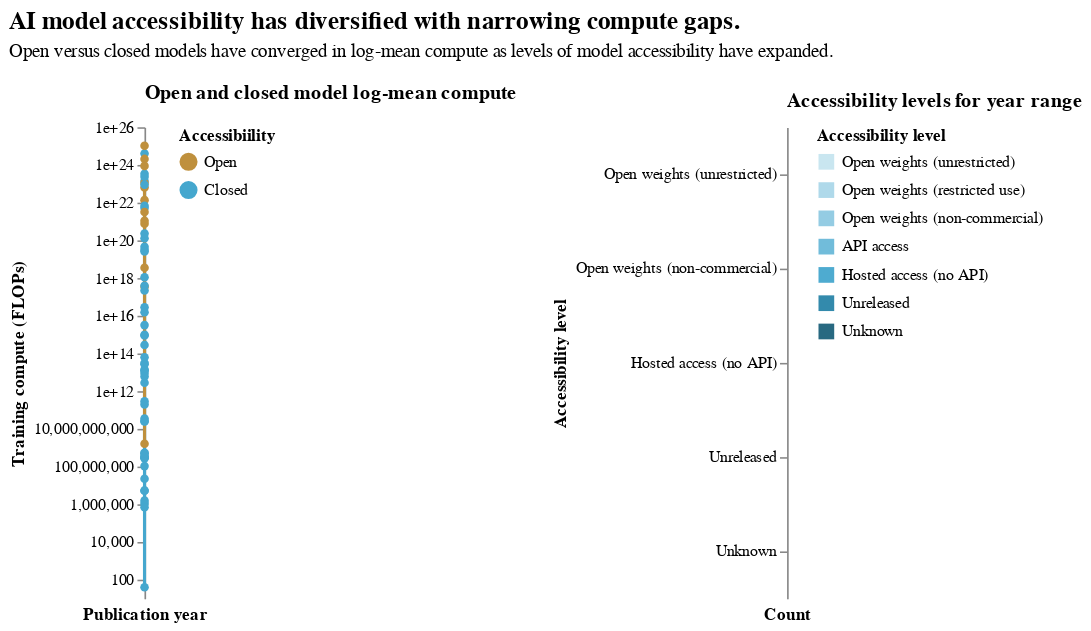

The specification (Vega-Lite) saved for this image:
### Vega-Lite specification from a JSON file in a GitHub repository (floating-point values rounded to 4 significant figures; data arrays with more than 128 entries replaced by an {"elided": "..."} marker saying what was removed)
{"config": {"view": {"continuousWidth": 300, "continuousHeight": 300}}, "hconcat": [{"mark": {"type": "line", "point": true}, "encoding": {"color": {"field": "access_group", "scale": {"domain": ["Open", "Closed"], "range": ["#BF903D", "#45A7CE"]}, "title": "Accessibiility", "type": "nominal"}, "tooltip": [{"field": "publication_date", "timeUnit": "year", "title": "Publication year", "type": "temporal"}, {"field": "access_group", "title": "Accessibility", "type": "nominal"}, {"aggregate": "mean", "field": "training_compute_(flop)", "title": "Log-mean compute", "type": "quantitative"}], "x": {"axis": {"format": "d"}, "field": "year", "title": "Publication year", "type": "quantitative"}, "y": {"aggregate": "mean", "field": "training_compute_(flop)", "scale": {"type": "log"}, "title": "Training compute (FLOPs)", "type": "quantitative"}}, "height": 300, "name": "view_10", "title": {"text": "Open and closed model log-mean compute", "anchor": "start", "frame": "group", "offset": 10}, "width": "container"}, {"layer": [{"mark": {"type": "bar"}, "encoding": {"color": {"field": "model_accessibility", "scale": {"domain": ["Open weights (unrestricted)", "Open weights (restricted use)", "Open weights (non-commercial)", "API access", "Hosted access (no API)", "Unreleased", "Unknown"], "range": ["#C7E5F0", "#ABD7E9", "#8FCAE2", "#6AB9D8", "#45A7CE", "#2984A8", "#1D617B"]}, "title": "Accessibility level", "type": "ordinal"}, "opacity": {"condition": [{"param": "param_4", "value": 0.95}], "value": 0.3}, "stroke": {"condition": {"param": "param_5", "value": "gray", "empty": false}, "value": "transparent"}, "strokeWidth": {"condition": {"param": "param_5", "value": 2, "empty": false}, "value": 0}, "tooltip": [{"aggregate": "count", "title": "Model count", "type": "quantitative"}], "x": {"aggregate": "count", "title": "Count", "type": "quantitative"}, "y": {"field": "model_accessibility", "sort": ["Open weights (unrestricted)", "Open weights (restricted use)", "Open weights (non-commercial)", "API access", "Hosted access (no API)", "Unreleased", "Unknown"], "title": "Accessibility level", "type": "ordinal"}}, "name": "view_9", "title": {"text": "Accessibility levels for year range", "anchor": "start", "frame": "group", "offset": 10}, "transform": [{"filter": {"param": "brush"}}]}, {"layer": [{"mark": {"type": "text", "align": "left", "baseline": "middle", "dx": -100, "dy": {"expr": "datum.line_index * 15 + 10"}}, "encoding": {"text": {"field": "model_and_compute", "type": "nominal"}, "y": {"field": "model_accessibility", "sort": ["Open weights (unrestricted)", "Open weights (restricted use)", "Open weights (non-commercial)", "API access", "Hosted access (no API)", "Unreleased", "Unknown"], "type": "ordinal"}}, "transform": [{"filter": {"param": "param_5", "empty": false}}, {"filter": {"param": "brush"}}, {"window": [{"op": "rank", "field": "-training_compute_(flop)", "as": "rank"}]}, {"filter": "(datum.rank <= 1)"}, {"calculate": "datum.rank - 1", "as": "line_index"}]}, {"mark": {"type": "text", "align": "left", "baseline": "top", "dx": -100, "dy": -10, "fontSize": 12, "fontWeight": "bold"}, "encoding": {"text": {"field": "title_text", "type": "nominal"}, "y": {"field": "model_accessibility", "sort": ["Open weights (unrestricted)", "Open weights (restricted use)", "Open weights (non-commercial)", "API access", "Hosted access (no API)", "Unreleased", "Unknown"], "type": "ordinal"}}, "transform": [{"filter": {"param": "param_5", "empty": false}}, {"filter": {"param": "brush"}}, {"window": [{"op": "rank", "field": "-training_compute_(flop)", "as": "rank"}]}, {"filter": "(datum.rank <= 1)"}, {"calculate": "\"Top model (compute) - \" + datum.year", "as": "title_text"}]}]}], "height": 300, "width": "container"}], "data": {"name": "data-200e30c290d570f26fbd5c3580158f33"}, "params": [{"name": "brush", "select": {"type": "interval", "encodings": ["x"]}, "value": {"x": [2006, 2016]}, "views": ["view_10", "view_9"]}, {"name": "param_4", "select": {"type": "point", "fields": ["model_accessibility"]}, "bind": "legend", "views": ["view_9"]}, {"name": "param_5", "select": {"type": "point", "fields": ["model_accessibility"]}, "views": ["view_9"]}], "resolve": {"legend": {"color": "independent"}, "scale": {"color": "independent"}}, "title": {"text": "AI model accessibility has diversified with narrowing compute gaps.", "anchor": "start", "dx": 0, "dy": -10, "fontSize": 16, "subtitle": "Open versus closed models have converged in log-mean compute as levels of model accessibility have expanded.", "subtitleFontSize": 12, "subtitlePadding": 6}, "$schema": "https://vega.github.io/schema/vega-lite/v5.20.1.json", "datasets": {"data-200e30c290d570f26fbd5c3580158f33": {"elided": "1337 records"}}}
